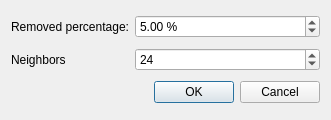
<ui version="4.0" >
 <class>OutlierRemovalDialog</class>
 <widget class="QDialog" name="OutlierRemovalDialog" >
  <property name="geometry" >
   <rect>
    <x>0</x>
    <y>0</y>
    <width>331</width>
    <height>120</height>
   </rect>
  </property>
  <property name="windowTitle" >
   <string>Outlier Removal</string>
  </property>
  <layout class="QGridLayout" >
   <item row="0" column="0" >
    <widget class="QLabel" name="label" >
     <property name="text" >
      <string>Removed percentage:</string>
     </property>
    </widget>
   </item>
   <item row="0" column="1" >
    <widget class="QDoubleSpinBox" name="m_inputPercentage" >
     <property name="suffix" >
      <string> %</string>
     </property>
     <property name="minimum" >
      <double>0.100000000000000</double>
     </property>
     <property name="maximum" >
      <double>100.000000000000000</double>
     </property>
     <property name="singleStep" >
      <double>0.100000000000000</double>
     </property>
     <property name="value" >
      <double>5.000000000000000</double>
     </property>
    </widget>
   </item>
   <item row="1" column="0" >
    <widget class="QLabel" name="label_2" >
     <property name="text" >
      <string>Neighbors</string>
     </property>
    </widget>
   </item>
   <item row="1" column="1" >
    <widget class="QSpinBox" name="m_inputNbNeighbors" >
     <property name="minimum" >
      <number>6</number>
     </property>
     <property name="maximum" >
      <number>9999</number>
     </property>
     <property name="value" >
      <number>24</number>
     </property>
    </widget>
   </item>
   <item row="2" column="1" >
    <widget class="QDialogButtonBox" name="buttonBox" >
     <property name="orientation" >
      <enum>Qt::Horizontal</enum>
     </property>
     <property name="standardButtons" >
      <set>QDialogButtonBox::Cancel|QDialogButtonBox::NoButton|QDialogButtonBox::Ok</set>
     </property>
    </widget>
   </item>
  </layout>
 </widget>
 <resources/>
 <connections>
  <connection>
   <sender>buttonBox</sender>
   <signal>accepted()</signal>
   <receiver>OutlierRemovalDialog</receiver>
   <slot>accept()</slot>
   <hints>
    <hint type="sourcelabel" >
     <x>248</x>
     <y>254</y>
    </hint>
    <hint type="destinationlabel" >
     <x>157</x>
     <y>274</y>
    </hint>
   </hints>
  </connection>
  <connection>
   <sender>buttonBox</sender>
   <signal>rejected()</signal>
   <receiver>OutlierRemovalDialog</receiver>
   <slot>reject()</slot>
   <hints>
    <hint type="sourcelabel" >
     <x>316</x>
     <y>260</y>
    </hint>
    <hint type="destinationlabel" >
     <x>286</x>
     <y>274</y>
    </hint>
   </hints>
  </connection>
 </connections>
</ui>
